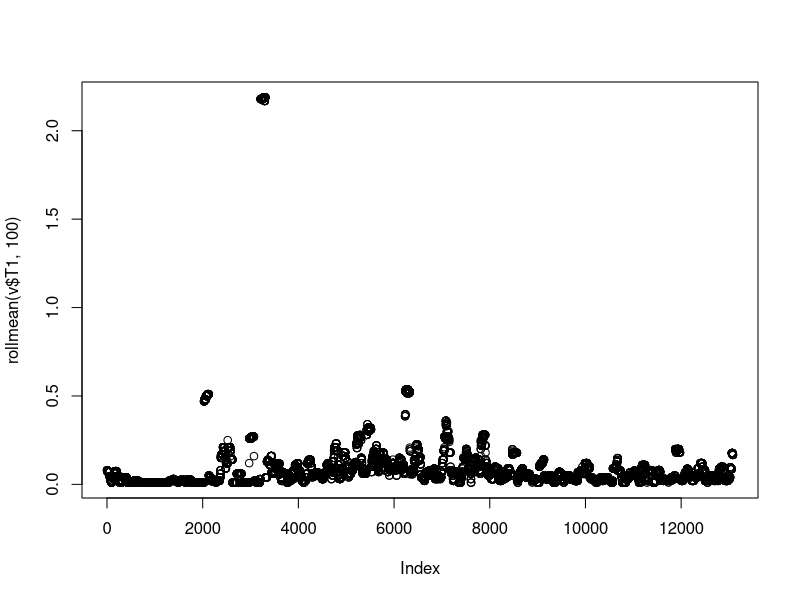
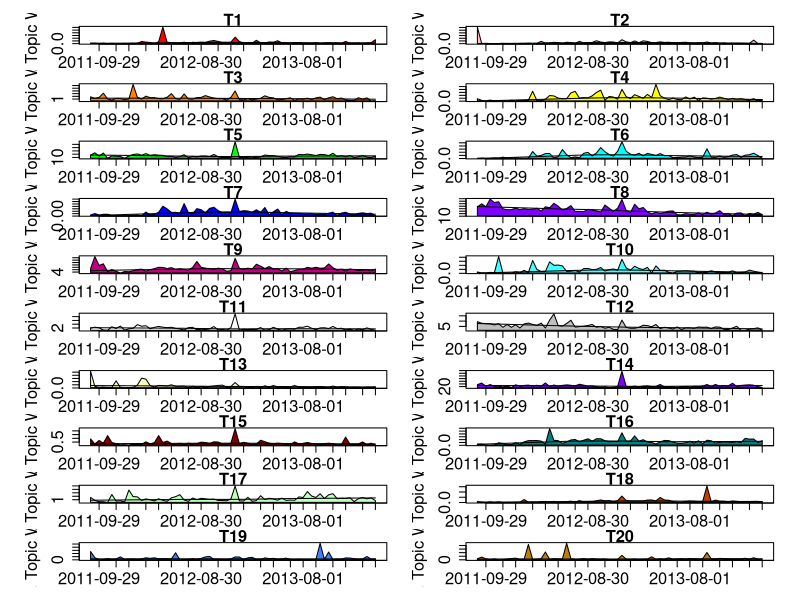

Reproduce these figures in R, in order.
library(zoo)

v<-read.csv("out/document_topic_map.csv", header=T)
vd<-read.csv("out/doc_date.csv", header=T)
length(v$Doc[v$Doc == vd$Doc]) == length(v$Doc)
v$utime = vd$utime
v$date = vd$date
v$day = vd$day

colors <- c(
            "#ff0000",
            "#ffbfbf",
            "#ff8000",
            "#ffff00",
            "#00ff00",
            "#00ffff",
            "#0000ff",
            "#8000ff",
            "#bf0080",
            "#40ffff",
            "#ffffff",
            "#bfbfbf",
            "#ffffbf",
            "#8000ff",
            "#800000",
            "#008080",
            "#bfffbf",
            "#bf4000",
            "#4080ff",
            "#bf8000"
            )



plot(rollmean(v$T1,100))

dateRange <- function(days) {
  days <- as.Date(days)
  as.Date(min(days):max(days))
}

everynth <- function(l , n) {
  l[1:length(l) %% n == 0]
}

avgperday <- function(v,vday,column, minreplace=0) {
  days <- unique(vday)
  x <- sapply(days, function(day) { mean(v[vday==day,column]) })
  x[!is.finite(x)] <- minreplace
  z <- c()
  z$days <- days
  z$x <- x
  z
}
polyplot <- function(l,xlabels=c(),
                     ourTitle = "title",
                     color = "aquamarine",
                     ylabel = "Avg. Topic Weight",
                     xlabel = "Time",
                     borderColor = "black",
                     nlabels = 20) {
  below <- 1
  lx <- c(1:(length(l)))
  xx <- c(lx,rev(lx))
  ml <- min(l)
  maxl <- max(l)
  yy <- c(l, l*0+ml)
  plot(c(),xlim=c(1,length(l)),ylim=c(ml,maxl),xaxt="n",ylab=ylabel,xlab=xlabel,main=ourTitle)
  if (length(l) > nlabels) {
    n <- length(l)
    nlx <- round(lx*(n/nlabels))
    axis(below, nlx, xlabels[nlx])
  } else {
    axis(below, lx, xlabels)
  }
  #polygon(xx,yy,col="aquamarine",border="darkgreen",lty=2)
  polygon(xx,yy,col=color,border=borderColor,lty=1)  
}


topics <- names(v)[2:21]


svg("Everything.svg",width=17,height=22)
par(mfrow=c(10,2))
par(oma=c(1,1,1,1))
par(mar=c(2,5,1,1))
par(cex.lab=1.5, cex.axis=1.5, cex.main=1.5, cex.sub=1.5)
sapply(c(1:20), function(topic) {
    ttopic = paste(c("T",topic),collapse="",sep="")
    file <- paste(c(ttopic, ".svg"),collapse="",sep="")
    #svg(file,width=8.5,height=4)
    n <- 14
    ldays <- everynth(dateRange(v$day),n)
    v$dd <- as.Date(v$day)
    f <- mean
    vals <- sapply(ldays, function(day) { f(v[v$dd >= as.Date(day) & v$dd < as.Date(day)+n, ttopic]) })
    polyplot(vals, ldays, ourTitle = ttopic, color=colors[topic])
    lines(lowess(vals))
    #dev.off()
})
dev.off()
